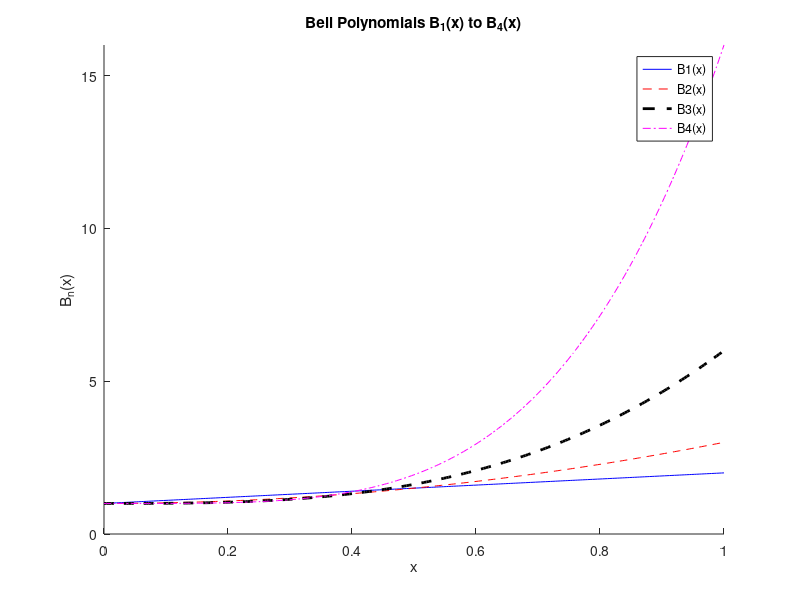

The MATLAB script that drew this image:


x_vals = 0:0.004:1; 

n_max = 4;

B = cell(1, n_max + 1);

B{1} = ones(size(x_vals)); 

for n = 1:n_max
    B_n = zeros(size(x_vals));
    for k = 0:n-1
        B_n = B_n + nchoosek(n-1, k) * B{k+1} .* x_vals.^(n-k);
    end
    B{n+1} = B_n;
end

for n = 2:n_max+1
    B{n} = B{n} + 1;
end

figure;
hold on;
colors = ['b', 'r', 'g', 'm'];
line_types = {'-', '--', ':', '-.'};

for n = 1:n_max
    plot(x_vals, B{n+1}, 'Color', colors(n), 'LineStyle', line_types{n}, 'DisplayName', sprintf('B%d(x)', n));
end

set(findobj('DisplayName', 'B3(x)'), 'Color', 'k', 'LineWidth', 2, 'LineStyle', '--');

legend;
xlabel('x');
ylabel('B_n(x)');
title('Bell Polynomials B_1(x) to B_4(x)');
yticks(0:5:15);
ylim([0, 16]);
xlim([0, 1]); 
hold off;
